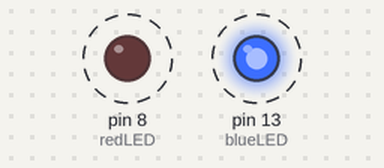
Bench run of a sketch on a simulated Arduino Uno, built with avr-gcc and run on an emulated ATmega328P. Shown: output pins drawn as LEDs (lit = HIGH). Dashed ring = blinking.

Above: at 0.05 s.
Timing chart, 0 to 3.0 s (numbered marks = the images above):
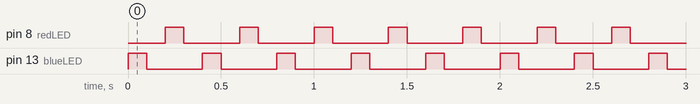

The sketch:

lab_1_level_3.ino
```cpp
int blueLED = 13;
int redLED = 8;
void setup()
{
  pinMode(blueLED, OUTPUT);
  pinMode(redLED, OUTPUT);
}

void loop()
{
  digitalWrite(blueLED, HIGH);
  delay(100); // Wait for 1000 millisecond(s)
  digitalWrite(blueLED, LOW);
  delay(100); // Wait for 1000 millisecond(s)
  digitalWrite(redLED, HIGH);
  delay(100); // Wait for 1000 millisecond(s)
  digitalWrite(redLED, LOW);
  delay(100); // Wait for 1000 millisecond(s)
  digitalWrite(blueLED, HIGH);
  delay(100); // Wait for 1000 millisecond(s)
  digitalWrite(blueLED, LOW);
  delay(100); // Wait for 1000 millisecond(s)
  digitalWrite(redLED, HIGH);
  delay(100); // Wait for 1000 millisecond(s)
  digitalWrite(redLED, LOW);
  delay(100); // Wait for 1000 millisecond(s)
}
```

Measured:
- by itself, pin 8 (redLED), pin 13 (blueLED): alternates HIGH for 0.10 s and LOW for 0.30 s
